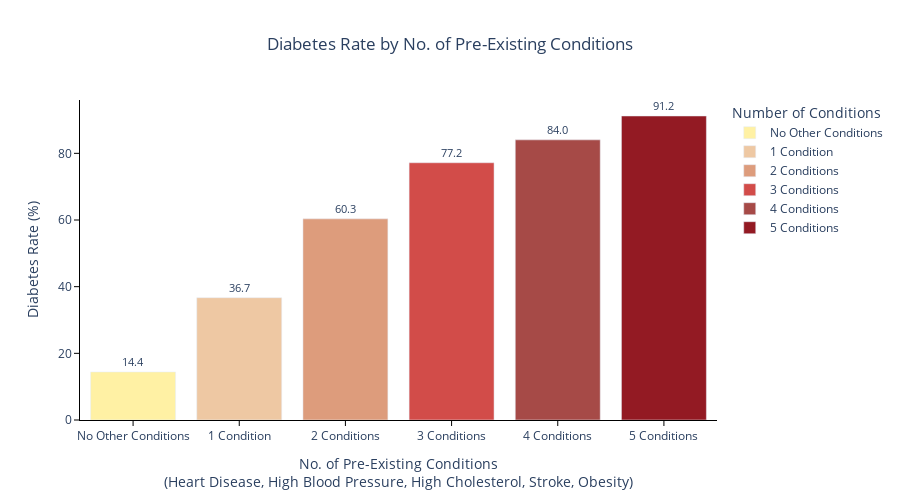

This figure's notebook cell:
### Code cell
# PMHX data
pmhx_data = df_brfss.groupby('Conditions')['diabetes_binary'].mean() * 100
pmhx_counts = df_brfss.groupby('Conditions').size()

pmhx_df = pd.DataFrame({
    'Conditions': pmhx_data.index.map({
        0: 'No Other Conditions', 
        1: '1 Condition', 
        2: '2 Conditions', 
        3: '3 Conditions', 
        4: '4 Conditions',
        5: '5 Conditions'
    }),
    'Diabetes Rate (%)': pmhx_data.values,
    'Count': pmhx_data.values
})

pmhx_order= [
    'No Other Conditions', 
    '1 Condition', 
    '2 Conditions', 
    '3 Conditions', 
    '4 Conditions',
    '5 Conditions'
]

pmhx_df['Conditions'] = pd.Categorical(pmhx_df['Conditions'], categories=pmhx_order, ordered=True)
pmhx_df = pmhx_df.sort_values('Conditions')

fig = go.Figure()

# Add bars with different colors for each category
colors = ["#FFF1A4", '#EEC8A3', '#DD9C7C', '#D24C49', '#A64A47', '#931A23']

for i, (idx, row) in enumerate(pmhx_df.iterrows()):
    fig.add_trace(go.Bar(
        x=[row['Conditions']],
        y=[row['Diabetes Rate (%)']],
        name=row['Conditions'],
        marker=dict(color=colors[i]),
        text=[f"{row['Diabetes Rate (%)']:.1f}"],
        textposition='outside',
        textfont=dict(size=11),
        customdata=[[row['Conditions'], row['Diabetes Rate (%)'], row['Count']]],
        hovertemplate='<b>%{customdata[0]}</b><br>Diabetes Rate (%): %{customdata[1]:.1f}<br>Count: %{customdata[2]:,}<extra></extra>',
        showlegend=True,
        selected=dict(marker=dict(opacity=1)),
        unselected=dict(marker=dict(opacity=0.3))
    ))

# Update layout
fig.update_layout(
    title=dict(
        text='Diabetes Rate by No. of Pre-Existing Conditions',
        x=0.5,
        xanchor='center'
    ),
    xaxis=dict(
        title='No. of Pre-Existing Conditions<br>(Heart Disease, High Blood Pressure, High Cholesterol, Stroke, Obesity)',
        showgrid=False,
        showline=True,
        linewidth=1,
        linecolor='black',
        ticks='outside',
        ticklen=5,
        tickwidth=1,
        tickcolor='black',
        tickangle=0,
        categoryorder='array',
        categoryarray=category_order
    ),
    yaxis=dict(
        title='Diabetes Rate (%)',
        showgrid=False,
        showline=True,
        linewidth=1,
        linecolor='black',
        ticks='outside',
        ticklen=5,
        tickwidth=1,
        tickcolor='black'
    ),
    height=500,
    plot_bgcolor='white',
    paper_bgcolor='white',
    hovermode='closest',
    dragmode='select',
    clickmode='event+select',
    legend=dict(
        title='Number of Conditions',
        orientation='v',
        yanchor='top',
        y=1,
        xanchor='left',
        x=1.02
    )
)

fig.show()

### Figure 1 — Plotly figure (JSON) as saved in the notebook; plotly's stock layout.template omitted (floating-point values rounded to 4 significant figures)
{"data": [{"customdata": [["No Other Conditions", 14.42, 14.42]], "hovertemplate": "<b>%{customdata[0]}</b><br>Diabetes Rate (%): %{customdata[1]:.1f}<br>Count: %{customdata[2]:,}<extra></extra>", "marker": {"color": "#FFF1A4"}, "name": "No Other Conditions", "selected": {"marker": {"opacity": 1}}, "showlegend": true, "text": ["14.4"], "textfont": {"size": 11}, "textposition": "outside", "type": "bar", "unselected": {"marker": {"opacity": 0.3}}, "x": ["No Other Conditions"], "y": [14.42]}, {"customdata": [["1 Condition", 36.69, 36.69]], "hovertemplate": "<b>%{customdata[0]}</b><br>Diabetes Rate (%): %{customdata[1]:.1f}<br>Count: %{customdata[2]:,}<extra></extra>", "marker": {"color": "#EEC8A3"}, "name": "1 Condition", "selected": {"marker": {"opacity": 1}}, "showlegend": true, "text": ["36.7"], "textfont": {"size": 11}, "textposition": "outside", "type": "bar", "unselected": {"marker": {"opacity": 0.3}}, "x": ["1 Condition"], "y": [36.69]}, {"customdata": [["2 Conditions", 60.35, 60.35]], "hovertemplate": "<b>%{customdata[0]}</b><br>Diabetes Rate (%): %{customdata[1]:.1f}<br>Count: %{customdata[2]:,}<extra></extra>", "marker": {"color": "#DD9C7C"}, "name": "2 Conditions", "selected": {"marker": {"opacity": 1}}, "showlegend": true, "text": ["60.3"], "textfont": {"size": 11}, "textposition": "outside", "type": "bar", "unselected": {"marker": {"opacity": 0.3}}, "x": ["2 Conditions"], "y": [60.35]}, {"customdata": [["3 Conditions", 77.18, 77.18]], "hovertemplate": "<b>%{customdata[0]}</b><br>Diabetes Rate (%): %{customdata[1]:.1f}<br>Count: %{customdata[2]:,}<extra></extra>", "marker": {"color": "#D24C49"}, "name": "3 Conditions", "selected": {"marker": {"opacity": 1}}, "showlegend": true, "text": ["77.2"], "textfont": {"size": 11}, "textposition": "outside", "type": "bar", "unselected": {"marker": {"opacity": 0.3}}, "x": ["3 Conditions"], "y": [77.18]}, {"customdata": [["4 Conditions", 84.05, 84.05]], "hovertemplate": "<b>%{customdata[0]}</b><br>Diabetes Rate (%): %{customdata[1]:.1f}<br>Count: %{customdata[2]:,}<extra></extra>", "marker": {"color": "#A64A47"}, "name": "4 Conditions", "selected": {"marker": {"opacity": 1}}, "showlegend": true, "text": ["84.0"], "textfont": {"size": 11}, "textposition": "outside", "type": "bar", "unselected": {"marker": {"opacity": 0.3}}, "x": ["4 Conditions"], "y": [84.05]}, {"customdata": [["5 Conditions", 91.2, 91.2]], "hovertemplate": "<b>%{customdata[0]}</b><br>Diabetes Rate (%): %{customdata[1]:.1f}<br>Count: %{customdata[2]:,}<extra></extra>", "marker": {"color": "#931A23"}, "name": "5 Conditions", "selected": {"marker": {"opacity": 1}}, "showlegend": true, "text": ["91.2"], "textfont": {"size": 11}, "textposition": "outside", "type": "bar", "unselected": {"marker": {"opacity": 0.3}}, "x": ["5 Conditions"], "y": [91.2]}], "layout": {"clickmode": "event+select", "dragmode": "select", "height": 500, "hovermode": "closest", "legend": {"orientation": "v", "title": {"text": "Number of Conditions"}, "x": 1.02, "xanchor": "left", "y": 1, "yanchor": "top"}, "paper_bgcolor": "white", "plot_bgcolor": "white", "title": {"text": "Diabetes Rate by No. of Pre-Existing Conditions", "x": 0.5, "xanchor": "center"}, "xaxis": {"categoryarray": ["Underweight (<18.5)", "Healthy (18.5-25)", "Overweight (25-30)", "Class 1 Obesity (30-35)", "Class 2 Obesity (35-40)", "Class 3 Obesity (>40)"], "categoryorder": "array", "linecolor": "black", "linewidth": 1, "showgrid": false, "showline": true, "tickangle": 0, "tickcolor": "black", "ticklen": 5, "ticks": "outside", "tickwidth": 1, "title": {"text": "No. of Pre-Existing Conditions<br>(Heart Disease, High Blood Pressure, High Cholesterol, Stroke, Obesity)"}}, "yaxis": {"linecolor": "black", "linewidth": 1, "showgrid": false, "showline": true, "tickcolor": "black", "ticklen": 5, "ticks": "outside", "tickwidth": 1, "title": {"text": "Diabetes Rate (%)"}}}}
